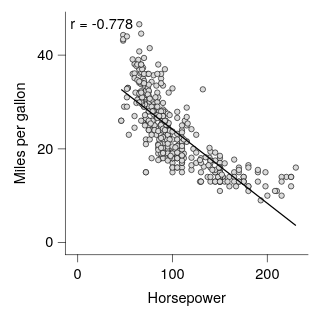

The specification (Vega-Lite) saved for this image:
### Vega-Lite specification from a JSON file in a GitHub repository (floating-point values rounded to 4 significant figures; data arrays with more than 128 entries replaced by an {"elided": "..."} marker saying what was removed)
{"background": null, "config": {"arc": {"fill": "#DBDBDB", "fillOpacity": 1.0, "innerRadius": 25.0, "padAngle": 0.03, "stroke": "black", "strokeOpacity": 1, "strokeWidth": 0.25}, "area": {"fill": "#DBDBDB", "fillOpacity": 1.0, "stroke": "black", "strokeOpacity": 1, "strokeWidth": 0.25}, "axis": {"domain": true, "domainCap": "round", "domainColor": "black", "domainWidth": 0.25, "grid": false, "gridCap": "round", "gridColor": "#F1F1F1", "gridDash": [0, 0], "gridOpacity": 1.0, "gridWidth": 0.25, "labelColor": "black", "labelFont": "Helvetica Neue, HelveticaNeue, Helvetica, Arial, sans-serif", "labelFontSize": 6, "labelFontStyle": "normal", "labelFontWeight": 400, "offset": 0, "ticks": true, "tickCap": "round", "tickColor": "black", "tickRound": false, "tickSize": 3.0, "tickWidth": 0.25, "titleColor": "black", "titleFont": "Helvetica Neue, HelveticaNeue, Helvetica, Arial, sans-serif", "titleFontSize": 6, "titleFontStyle": "normal", "titleFontWeight": 400}, "axisX": {"domain": true, "labelAlign": "center", "labelAngle": 0, "labels": true, "ticks": true, "translate": 0}, "axisY": {"domain": true, "labelAlign": "right", "labelAngle": 0, "labels": true, "ticks": true, "translate": 0}, "axisRight": {"domain": true, "labelAlign": "left", "labelAngle": 0, "labels": true, "ticks": true, "translate": 0}, "axisTop": {"domain": true, "labelAlign": "center", "labelAngle": 0, "labels": true, "ticks": true, "translate": 0}, "axisBand": {"tickOffset": 0}, "bar": {"fill": "#DBDBDB", "fillOpacity": 1.0, "stroke": "black", "strokeOpacity": 1, "strokeWidth": 0.25}, "boxplot": {"size": 9.0, "ticks": {"cornerRadius": 0.25, "fill": "black", "opacity": 1, "size": 4.5, "thickness": 0.25}, "box": {"fillOpacity": 1.0, "stroke": "black", "strokeOpacity": 1, "strokeWidth": 0.25}, "median": {"cornerRadius": 0, "fill": "black", "fillOpacity": 1.0, "opacity": 1, "size": 9.0, "thickness": 0.25}, "rule": {"fill": "black", "fillOpacity": 1.0, "size": 10.0, "stroke": "black", "strokeDash": [0, 0], "strokeOpacity": 1, "strokeWidth": 0.25}, "outliers": {"color": "black", "fill": "black", "fillOpacity": 1.0, "size": 0, "stroke": "black", "strokeOpacity": 1, "strokeWidth": 0.25}}, "circle": {"fill": "black", "fillOpacity": 1.0, "size": 1.25, "stroke": null, "strokeOpacity": 1, "strokeWidth": 0.25}, "errorband": {"band": {"fillOpacity": 0.6, "stroke": null, "strokeWidth": 0.25, "strokeOpacity": 1}, "borders": {"opacity": 0, "strokeOpacity": 1, "strokeWidth": 0.25}}, "errorbar": {"opacity": 1, "rule": {"strokeDash": [0, 0], "strokeWidth": 0.25}, "ticks": {"color": "black", "cornerRadius": 0.125, "opacity": 1, "size": 6.0, "thickness": 0.25}, "thickness": 0.25}, "font": "Helvetica Neue, HelveticaNeue, Helvetica, Arial, sans-serif", "geoshape": {"fill": "#DBDBDB", "fillOpacity": 1.0, "stroke": "black", "strokeOpacity": 1, "strokeWidth": 0.25}, "header": {"labelColor": "black", "labelFont": "Helvetica Neue, HelveticaNeue, Helvetica, Arial, sans-serif", "labelFontSize": 6, "labelFontStyle": "normal", "labelFontWeight": 400, "titleColor": "black", "titleFont": "Helvetica Neue, HelveticaNeue, Helvetica, Arial, sans-serif", "titleFontSize": 6, "titleFontStyle": "normal", "titleFontWeight": 400, "titlePadding": 0}, "legend": {"disable": false, "offset": 4.5, "titlePadding": 4, "labelOffset": 2, "gradientLabelOffset": 2, "columnPadding": 4, "rowPadding": 2, "gradientThickness": 5, "gradientOpacity": 1.0, "gradientStrokeColor": "black", "gradientStrokeWidth": 0.25, "labelColor": "black", "labelFont": "Helvetica Neue, HelveticaNeue, Helvetica, Arial, sans-serif", "labelFontSize": 6, "labelFontStyle": "normal", "labelFontWeight": 400, "strokeColor": "black", "strokeWidth": 0, "symbolSize": 36, "symbolStrokeColor": "black", "symbolStrokeWidth": 0.25, "titleColor": "black", "titleFont": "Helvetica Neue, HelveticaNeue, Helvetica, Arial, sans-serif", "titleFontSize": 6, "titleFontStyle": "normal", "titleFontWeight": 400}, "line": {"color": "black", "stroke": "black", "strokeCap": "butt", "strokeDash": [0, 0], "strokeOpacity": 1, "strokeWidth": 0.5}, "point": {"filled": true, "fill": "#DBDBDB", "fillOpacity": 1.0, "size": 5.0, "stroke": "black", "strokeOpacity": 1, "strokeWidth": 0.25}, "range": {"category": ["#9D9D9D", "#28287D", "#004225", "#47266F", "#00605D", "#DBDBDB", "#7983C1", "#6E927B", "#937FB4", "#699A97"], "diverging": {"scheme": ["#4F4265", "#6A5C82", "#85789D", "#A196B7", "#BDB5CE", "#D8D6DD", "#F6F6F6", "#CED8D7", "#9DBFBD", "#75A3A0", "#518683", "#326967", "#164D4B"]}, "heatmap": {"scheme": ["#440154", "#472270", "#433E82", "#38598C", "#2C728E", "#238A8D", "#24A086", "#39B578", "#5DC862", "#96D646", "#CAE02D", "#FDE724"]}, "ordinal": {"scheme": ["#F1F1F1", "#DBDBDB", "#C6C6C6", "#B2B2B2", "#9D9D9D", "#898989", "#767676", "#636363", "#515151", "#404040", "#2F2F2F", "#1F1F1F"]}, "ramp": {"scheme": ["#440154", "#472270", "#433E82", "#38598C", "#2C728E", "#238A8D", "#24A086", "#39B578", "#5DC862", "#96D646", "#CAE02D", "#FDE724"]}}, "rule": {"color": "black", "stroke": "black", "strokeCap": "round", "strokeDash": [2, 2], "strokeOpacity": 1, "strokeWidth": 0.25}, "scale": {"barBandPaddingInner": 0.1, "rectBandPaddingInner": 0, "tickBandPaddingInner": 0.1, "bandPaddingOuter": 0.1, "bandWithNestedOffsetPaddingInner": 0.2, "bandWithNestedOffsetPaddingOuter": 0.2, "offsetBandPaddingInner": 0, "offsetBandPaddingOuter": 0, "continuousPadding": 5.0, "round": false}, "rect": {"fill": "#DBDBDB", "fillOpacity": 1.0, "stroke": "black", "strokeOpacity": 1, "strokeWidth": 0.25}, "square": {"fill": "#DBDBDB", "fillOpacity": 1.0, "size": 10.0, "stroke": "black", "strokeOpacity": 1, "strokeWidth": 0.25}, "text": {"color": "black", "font": "Helvetica Neue, HelveticaNeue, Helvetica, Arial, sans-serif", "fontSize": 6, "fontStyle": "normal", "fontWeight": 400}, "tick": {"color": "black", "cornerRadius": 0.125, "opacity": 1.0, "size": 9.0, "thickness": 0.25}, "title": {"anchor": "middle", "frame": "group", "color": "black", "font": "Helvetica Neue, HelveticaNeue, Helvetica, Arial, sans-serif", "fontSize": 6, "fontStyle": "normal", "fontWeight": 400, "subtitleColor": "black", "subtitleFont": "Helvetica Neue, HelveticaNeue, Helvetica, Arial, sans-serif", "subtitleFontSize": 6, "subtitleFontStyle": "normal", "subtitleFontWeight": 400}, "trail": {"color": "black", "opacity": 1, "size": 0.5}, "view": {"continuousWidth": 100, "continuousHeight": 100, "discreteWidth": 100, "discreteHeight": 100, "fill": null, "stroke": null, "strokeWidth": 0.25}}, "layer": [{"data": {"name": "data-7285c4e2e195e5a75737a34913199f5f"}, "mark": {"type": "point"}, "encoding": {"x": {"field": "Horsepower", "type": "quantitative", "scale": {"nice": false}}, "y": {"field": "Miles_per_Gallon", "title": "Miles per gallon", "type": "quantitative", "scale": {"nice": false}}}}, {"layer": [{"data": {"name": "data-e5e41d7cdc7704607649085c2c14cc40"}, "mark": {"type": "line"}, "encoding": {"x": {"field": "Horsepower", "type": "quantitative", "scale": {"nice": false}}, "y": {"field": "Miles_per_Gallon", "type": "quantitative", "scale": {"nice": false}}}}, {"data": {"values": [{"__dysonsphere__": 1}]}, "mark": {"type": "text", "align": "left", "angle": 0, "baseline": "top", "dx": 0, "dy": 0, "fontSize": 6, "opacity": 1.0}, "encoding": {"text": {"value": "r = -0.778"}, "x": {"value": 2}, "y": {"value": 2}}}], "name": "__dysonsphere_76376099648bb858_41"}], "$schema": "https://vega.github.io/schema/vega-lite/v6.4.1.json", "datasets": {"data-7285c4e2e195e5a75737a34913199f5f": {"elided": "392 records"}, "data-e5e41d7cdc7704607649085c2c14cc40": [{"Horsepower": 46.0, "Miles_per_Gallon": 32.68, "__dysonsphere__": 1}, {"Horsepower": 230.0, "Miles_per_Gallon": 3.632, "__dysonsphere__": 1}]}}
